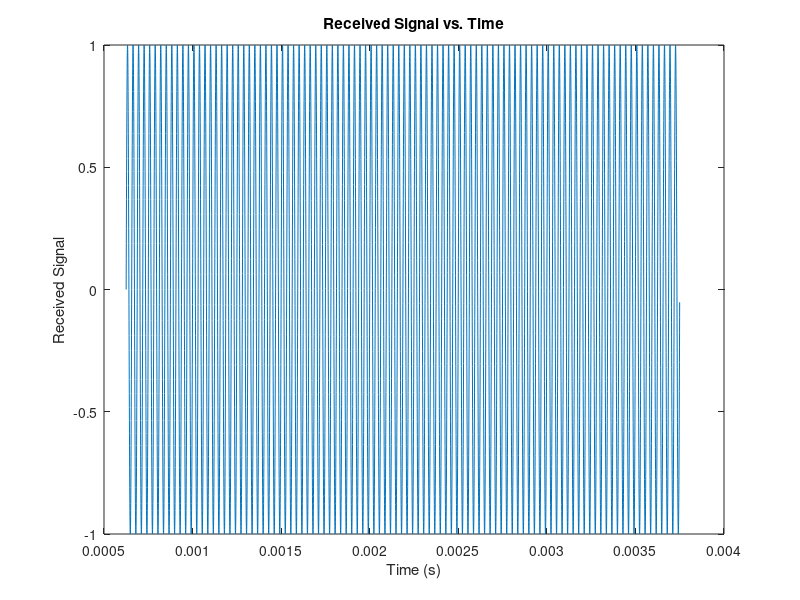
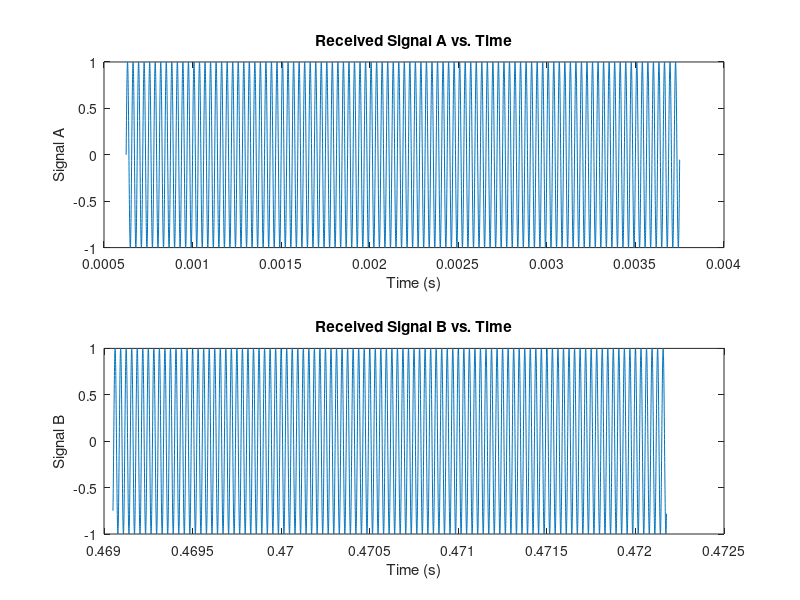
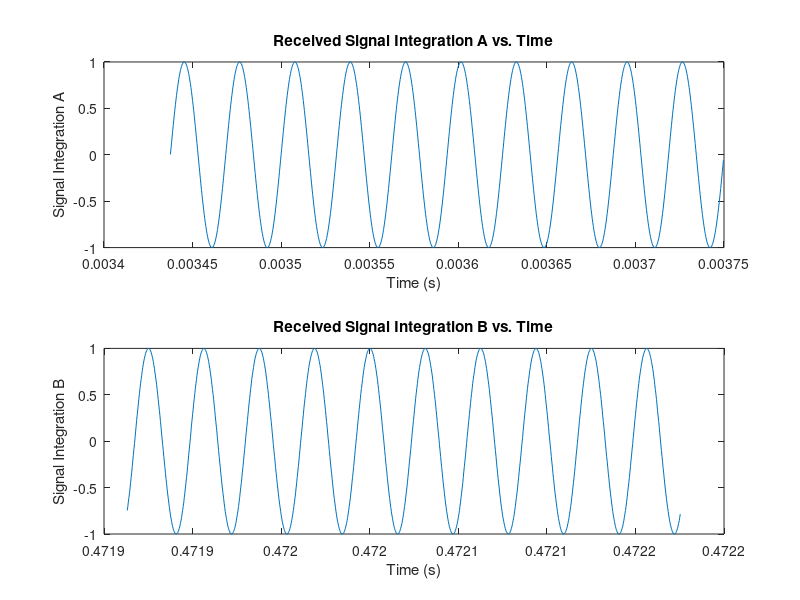

Recreate these plots in MATLAB, in order.
% clc;
clear;
close all;



% ##########################常数定义##########################
% 光速 单位m/s
c = 299792458;
% pi MATLAB中pi为3.141592653589793


% ##########################信号源&接收机参数设计##########################
% 信号源频率 单位Hz
frequency = 3.2e4;

% 接收机信号采样率 单位Hz
samp_rate = 3.2e6;
% 接收机水平移动速度 单位m/s
v_rx = 10e3;

% 接收机比相相干积累序列数
coherent_integration_number = 10;
% 接收机比相相干积累正弦信号序列周期数
coherent_integration_cycles = 10;
% 接收机比相单次采样正弦信号总周期数
single_sampling_cycles = coherent_integration_number * ...
    coherent_integration_cycles;
% 接收机比相单次采样时长 单位s
single_sampling_duration = single_sampling_cycles / frequency;
% 接收机比相单次采样经过的距离 单位s
single_sampling_distance = single_sampling_duration / v_rx;

% 接收机比相间隔距离 单位m
sampling_interval = c / frequency / 2;  % 半波长
% 接收机比相间隔时间 单位s
delta_t = sampling_interval / v_rx;

% 信号采样总时长 单位s
sampling_duration = delta_t + single_sampling_duration;
% 信号采样总时长对应的距离 单位m
sampling_distance = sampling_duration / v_rx;

% 信号源与接收机比相时相对角度alpha 范围[0, 180)
alpha_angle = 60;
alpha_radian = deg2rad(alpha_angle);    % 弧度
alpha_sin = sin(alpha_radian);
alpha_cos = cos(alpha_radian);
% 信号源与接收机比相时相对距离d_r 单位m
d_relative = 20 * c / frequency;    % 20倍正弦信号波长

% 信号源投影在接收机移动方向上的距离d_v  单位m
d_vertical = d_relative * alpha_sin;
% 接收机比相首次采样完成时与信号源的相对距离d'_r 单位m
d_prime_relative = sqrt(d_vertical^2 + ...
    (sampling_interval + d_relative * alpha_cos)^2);

% 接收机比相最终采样开始时与信号源的相对距离d_start 单位m
d_start = sqrt(d_vertical^2 + ...
    (sampling_interval + d_relative * alpha_cos)^2);
% 接收机比相首次采样开始时与信号源的相对距离d'_start 单位m
d_prime_start = sqrt(d_vertical^2 + ...
    (sampling_distance + d_relative * alpha_cos)^2);

% 信号源坐标
[x_s, y_s] = deal(d_relative * alpha_cos + sampling_distance, ...
    d_vertical);


% ##########################仿真时域参数设计##########################
% 仿真时长 单位s
sim_duration = sampling_duration;
% 信号源传播至接收机首次采样开始时间点
t_prime_start = d_prime_start / c;
% 仿真时间间隔 单位s
sim_time_interval = 1 / samp_rate;
% 仿真时间向量 单位s
time_vector = t_prime_start : sim_time_interval : ...
    t_prime_start+sim_duration;



% ##########################空间网格设计##########################
% 最大采样间隔距离 单位m
d_max = v_rx / samp_rate;
% 仿真网格长度 单位m
grid_width = sampling_distance;
% 仿真网格点数
num_points_width = ceil(grid_width / d_max);



% ##########################实时仿真##########################
% 接收机初始空间坐标
[x_rx, y_rx] = deal(0, 0);

% 初始化接收到的信号数组
sig_rx = zeros(1, length(time_vector));

% 模拟接收机在每个时间点接收到的信号
for i = 1 : length(time_vector)
    % 计算接收机当前位置（从t=0开始沿X轴移动）
    x_rx = x_rx + v_rx * sim_time_interval;
    y_rx = 0;
    
    % 计算接收机和信号源的相对距离
    distance = sqrt((x_rx - x_s)^2 + (y_s - y_rx)^2);
    % 计算信号传播时间
    propagation_time = distance / c ;
    
    % 接收信号
    sig_rx(i) = sin(2 * pi * frequency * ...
        (time_vector(i) - propagation_time));
end

% 绘图
figure(1);
plot(time_vector(1:10000), sig_rx(1:10000));
xlabel('Time (s)');
ylabel('Received Signal');
title('Received Signal vs. Time');



% ##########################测向算法实现##########################
% 比相单次采样点数
single_sampling_points = round( ...
    single_sampling_duration / sim_time_interval);
% 比相间隔点数
interval_points =  round(delta_t / sim_time_interval);

% 截取比相信号A和B
sigA = sig_rx(1 : single_sampling_points);
sigB = sig_rx((1 + interval_points) : ...
    (interval_points + single_sampling_points));
% 信号A和B分别对应的时间向量
tv_sigA = time_vector(1 : single_sampling_points);
tv_sigB = time_vector((1 + interval_points) : ...
    (interval_points + single_sampling_points));

% 绘图
figure(2);
subplot(2, 1, 1);
plot(tv_sigA, sigA);
xlabel('Time (s)');
ylabel('Signal A');
title('Received Signal A vs. Time');
subplot(2, 1, 2);
plot(tv_sigB, sigB);
xlabel('Time (s)');
ylabel('Signal B');
title('Received Signal B vs. Time');


% 相干积累信号采样点数
coherent_integration_points = single_sampling_points / ...
    coherent_integration_cycles;
% 初始化相干积累信号数组
sigA_integration = zeros(1, coherent_integration_points);
sigB_integration = zeros(1, coherent_integration_points);
% 相干积累信号对应的时间向量
tv_sigA_integration = tv_sigA(end-coherent_integration_points+1 : end);
tv_sigB_integration = tv_sigB(end-coherent_integration_points+1 : end);

% 相干积累
for i = 1 : coherent_integration_points
    for j = 1 : coherent_integration_cycles
        point = coherent_integration_points * (j-1) + i;
        sigA_integration(i) = sigA_integration(i) + sigA(point);
        sigB_integration(i) = sigB_integration(i) + sigB(point);
    end
    sigA_integration(i) = sigA_integration(i) / coherent_integration_cycles;
    sigB_integration(i) = sigB_integration(i) / coherent_integration_cycles;
end

% 绘图
figure(3);
subplot(2, 1, 1);
plot(tv_sigA_integration, sigA_integration);
xlabel('Time (s)');
ylabel('Signal Integration A');
title('Received Signal Integration A vs. Time');
subplot(2, 1, 2);
plot(tv_sigB_integration, sigB_integration);
xlabel('Time (s)');
ylabel('Signal Integration B');
title('Received Signal Integration B vs. Time');
